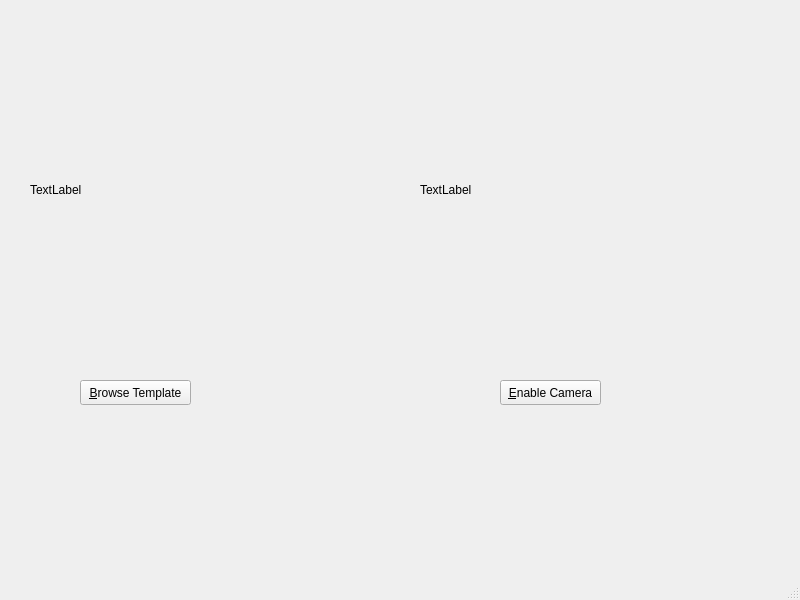
<?xml version="1.0" encoding="UTF-8"?>
<ui version="4.0">
 <class>MainWindow</class>
 <widget class="QMainWindow" name="MainWindow">
  <property name="geometry">
   <rect>
    <x>0</x>
    <y>0</y>
    <width>800</width>
    <height>600</height>
   </rect>
  </property>
  <property name="windowTitle">
   <string>SIFT demo</string>
  </property>
  <widget class="QWidget" name="centralwidget">
   <widget class="QPushButton" name="browse_button">
    <property name="geometry">
     <rect>
      <x>80</x>
      <y>380</y>
      <width>111</width>
      <height>25</height>
     </rect>
    </property>
    <property name="text">
     <string>&amp;Browse Template</string>
    </property>
   </widget>
   <widget class="QPushButton" name="toggle_cam_button">
    <property name="geometry">
     <rect>
      <x>500</x>
      <y>380</y>
      <width>101</width>
      <height>25</height>
     </rect>
    </property>
    <property name="text">
     <string>&amp;Enable Camera</string>
    </property>
   </widget>
   <widget class="QLabel" name="template_label">
    <property name="geometry">
     <rect>
      <x>30</x>
      <y>70</y>
      <width>320</width>
      <height>240</height>
     </rect>
    </property>
    <property name="text">
     <string>TextLabel</string>
    </property>
   </widget>
   <widget class="QLabel" name="live_image_label">
    <property name="geometry">
     <rect>
      <x>420</x>
      <y>70</y>
      <width>320</width>
      <height>240</height>
     </rect>
    </property>
    <property name="text">
     <string>TextLabel</string>
    </property>
   </widget>
  </widget>
  <widget class="QMenuBar" name="menubar">
   <property name="geometry">
    <rect>
     <x>0</x>
     <y>0</y>
     <width>800</width>
     <height>22</height>
    </rect>
   </property>
  </widget>
  <widget class="QStatusBar" name="statusbar"/>
 </widget>
 <resources/>
 <connections/>
</ui>
